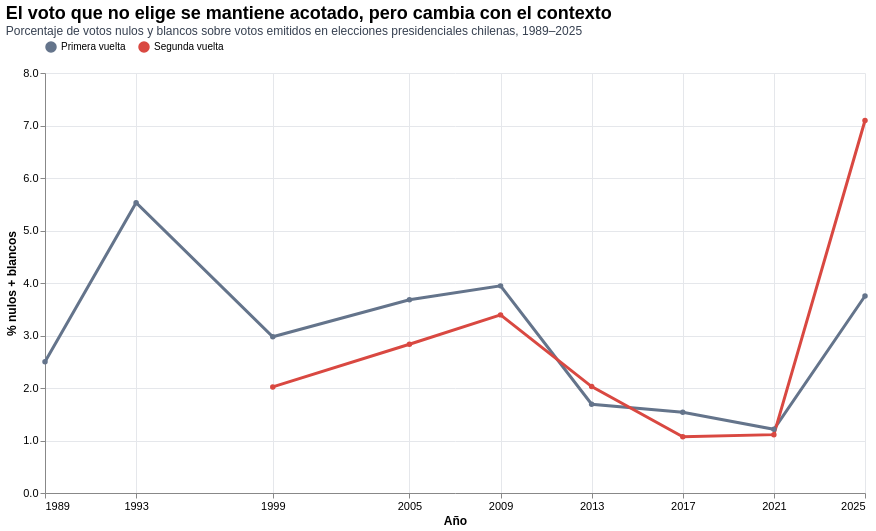

Notebook code cell kept with this figure:
### Code cell
nacional_grafico = nacional.copy()

nacional_grafico["anio"] = pd.to_numeric(nacional_grafico["anio"], errors="coerce")
nacional_grafico["vuelta"] = pd.to_numeric(nacional_grafico["vuelta"], errors="coerce")
nacional_grafico["pct_nulos_blancos"] = pd.to_numeric(nacional_grafico["pct_nulos_blancos"], errors="coerce")

nacional_grafico["vuelta_label"] = nacional_grafico["vuelta"].map({
    1: "Primera vuelta",
    2: "Segunda vuelta"
})

nacional_grafico = nacional_grafico.dropna(subset=["anio", "vuelta", "pct_nulos_blancos", "vuelta_label"])
nacional_grafico = nacional_grafico.sort_values(["vuelta", "anio"])

grafico_1 = alt.Chart(nacional_grafico).mark_line(
    point=True,
    strokeWidth=3
).encode(
    x=alt.X(
        "anio:Q",
        title="Año",
        scale=alt.Scale(domain=[1989, 2025]),
        axis=alt.Axis(
            values=[1989, 1993, 1999, 2005, 2009, 2013, 2017, 2021, 2025],
            format="d",
            labelAngle=0
        )
    ),
    y=alt.Y(
        "pct_nulos_blancos:Q",
        title="% nulos + blancos",
        axis=alt.Axis(format=".1f")
    ),
    color=alt.Color(
        "vuelta_label:N",
        title=None,
        scale=alt.Scale(
            domain=["Primera vuelta", "Segunda vuelta"],
            range=["#64748b", "#d94841"]
        )
    ),
    detail="vuelta_label:N",
    tooltip=[
        alt.Tooltip("anio:Q", title="Año", format="d"),
        alt.Tooltip("vuelta_label:N", title="Vuelta"),
        alt.Tooltip("pct_nulos_blancos:Q", title="% nulos + blancos", format=".2f"),
        alt.Tooltip("nulos_blancos_total:Q", title="Nulos + blancos", format=","),
        alt.Tooltip("votos_emitidos:Q", title="Votos emitidos", format=",")
    ]
).properties(
    title={
        "text": "El voto que no elige se mantiene acotado, pero cambia con el contexto",
        "subtitle": "Porcentaje de votos nulos y blancos sobre votos emitidos en elecciones presidenciales chilenas, 1989–2025",
        "anchor": "start",
        "fontSize": 18,
        "subtitleFontSize": 12,
        "subtitleColor": "#374151"
    },
    width=820,
    height=420
).configure_view(
    strokeWidth=0
).configure_axis(
    gridColor="#e5e7eb",
    labelFontSize=11,
    titleFontSize=12
).configure_legend(
    orient="top",
    title=None
)

grafico_1

### Figure 1 — Vega-Lite specification as saved in the notebook (floating-point values rounded to 4 significant figures)
{"config": {"view": {"continuousWidth": 300, "continuousHeight": 300, "strokeWidth": 0}, "axis": {"gridColor": "#e5e7eb", "labelFontSize": 11, "titleFontSize": 12}, "legend": {"orient": "top", "title": null}}, "data": {"name": "data-6b8778b4f776627fcb870814322b6742"}, "mark": {"type": "line", "point": true, "strokeWidth": 3}, "encoding": {"color": {"field": "vuelta_label", "scale": {"domain": ["Primera vuelta", "Segunda vuelta"], "range": ["#64748b", "#d94841"]}, "title": null, "type": "nominal"}, "detail": {"field": "vuelta_label", "type": "nominal"}, "tooltip": [{"field": "anio", "format": "d", "title": "Año", "type": "quantitative"}, {"field": "vuelta_label", "title": "Vuelta", "type": "nominal"}, {"field": "pct_nulos_blancos", "format": ".2f", "title": "% nulos + blancos", "type": "quantitative"}, {"field": "nulos_blancos_total", "format": ",", "title": "Nulos + blancos", "type": "quantitative"}, {"field": "votos_emitidos", "format": ",", "title": "Votos emitidos", "type": "quantitative"}], "x": {"axis": {"format": "d", "labelAngle": 0, "values": [1989, 1993, 1999, 2005, 2009, 2013, 2017, 2021, 2025]}, "field": "anio", "scale": {"domain": [1989, 2025]}, "title": "Año", "type": "quantitative"}, "y": {"axis": {"format": ".1f"}, "field": "pct_nulos_blancos", "title": "% nulos + blancos", "type": "quantitative"}}, "height": 420, "title": {"text": "El voto que no elige se mantiene acotado, pero cambia con el contexto", "subtitle": "Porcentaje de votos nulos y blancos sobre votos emitidos en elecciones presidenciales chilenas, 1989–2025", "anchor": "start", "fontSize": 18, "subtitleFontSize": 12, "subtitleColor": "#374151"}, "width": 820, "$schema": "https://vega.github.io/schema/vega-lite/v5.20.1.json", "datasets": {"data-6b8778b4f776627fcb870814322b6742": [{"eleccion_id": "1989_1", "anio": 1989, "vuelta": 1, "tipo": "Primera vuelta", "votos_candidaturas": 6979859, "nulos_total": 103631, "blancos_total": 75237, "factor_duplicacion_detectado": 1, "votos_emitidos": 7158727, "nulos_blancos_total": 178868, "pct_nulos": 1.448, "pct_blancos": 1.051, "pct_nulos_blancos": 2.499, "vuelta_label": "Primera vuelta"}, {"eleccion_id": "1993_1", "anio": 1993, "vuelta": 1, "tipo": "Primera vuelta", "votos_candidaturas": 6974947, "nulos_total": 271389, "blancos_total": 136950, "factor_duplicacion_detectado": 2, "votos_emitidos": 7383286, "nulos_blancos_total": 408339, "pct_nulos": 3.676, "pct_blancos": 1.855, "pct_nulos_blancos": 5.531, "vuelta_label": "Primera vuelta"}, {"eleccion_id": "1999_1", "anio": 1999, "vuelta": 1, "tipo": "Primera vuelta", "votos_candidaturas": 7055116, "nulos_total": 159465, "blancos_total": 56991, "factor_duplicacion_detectado": 2, "votos_emitidos": 7271572, "nulos_blancos_total": 216456, "pct_nulos": 2.193, "pct_blancos": 0.7838, "pct_nulos_blancos": 2.977, "vuelta_label": "Primera vuelta"}, {"eleccion_id": "2005_1", "anio": 2005, "vuelta": 1, "tipo": "Primera vuelta", "votos_candidaturas": 6942041, "nulos_total": 180485, "blancos_total": 84752, "factor_duplicacion_detectado": 1, "votos_emitidos": 7207278, "nulos_blancos_total": 265237, "pct_nulos": 2.504, "pct_blancos": 1.176, "pct_nulos_blancos": 3.68, "vuelta_label": "Primera vuelta"}, {"eleccion_id": "2009_1", "anio": 2009, "vuelta": 1, "tipo": "Primera vuelta", "votos_candidaturas": 6977544, "nulos_total": 200420, "blancos_total": 86172, "factor_duplicacion_detectado": 2, "votos_emitidos": 7264136, "nulos_blancos_total": 286592, "pct_nulos": 2.759, "pct_blancos": 1.186, "pct_nulos_blancos": 3.945, "vuelta_label": "Primera vuelta"}, {"eleccion_id": "2013_1", "anio": 2013, "vuelta": 1, "tipo": "Primera vuelta", "votos_candidaturas": 6585808, "nulos_total": 66935, "blancos_total": 46268, "factor_duplicacion_detectado": 1, "votos_emitidos": 6699011, "nulos_blancos_total": 113203, "pct_nulos": 0.9992, "pct_blancos": 0.6907, "pct_nulos_blancos": 1.69, "vuelta_label": "Primera vuelta"}, {"eleccion_id": "2017_1", "anio": 2017, "vuelta": 1, "tipo": "Primera vuelta", "votos_candidaturas": 6600280, "nulos_total": 64504, "blancos_total": 38543, "factor_duplicacion_detectado": 1, "votos_emitidos": 6703327, "nulos_blancos_total": 103047, "pct_nulos": 0.9623, "pct_blancos": 0.575, "pct_nulos_blancos": 1.537, "vuelta_label": "Primera vuelta"}, {"eleccion_id": "2021_1", "anio": 2021, "vuelta": 1, "tipo": "Primera vuelta", "votos_candidaturas": 6994533, "nulos_total": 55480, "blancos_total": 30493, "factor_duplicacion_detectado": 2, "votos_emitidos": 7080506, "nulos_blancos_total": 85973, "pct_nulos": 0.7836, "pct_blancos": 0.4307, "pct_nulos_blancos": 1.214, "vuelta_label": "Primera vuelta"}, {"eleccion_id": "2025_1", "anio": 2025, "vuelta": 1, "tipo": "Primera vuelta", "votos_candidaturas": 12911241, "nulos_total": 361403, "blancos_total": 141989, "factor_duplicacion_detectado": 2, "votos_emitidos": 13414633, "nulos_blancos_total": 503392, "pct_nulos": 2.694, "pct_blancos": 1.058, "pct_nulos_blancos": 3.753, "vuelta_label": "Primera vuelta"}, {"eleccion_id": "1999_2", "anio": 1999, "vuelta": 2, "tipo": "Segunda vuelta", "votos_candidaturas": 7178727, "nulos_total": 103351, "blancos_total": 44675, "factor_duplicacion_detectado": 1, "votos_emitidos": 7326753, "nulos_blancos_total": 148026, "pct_nulos": 1.411, "pct_blancos": 0.6098, "pct_nulos_blancos": 2.02, "vuelta_label": "Segunda vuelta"}, {"eleccion_id": "2005_2", "anio": 2005, "vuelta": 2, "tipo": "Segunda vuelta", "votos_candidaturas": 6959413, "nulos_total": 154972, "blancos_total": 47960, "factor_duplicacion_detectado": 1, "votos_emitidos": 7162345, "nulos_blancos_total": 202932, "pct_nulos": 2.164, "pct_blancos": 0.6696, "pct_nulos_blancos": 2.833, "vuelta_label": "Segunda vuelta"}, {"eleccion_id": "2009_2", "anio": 2009, "vuelta": 2, "tipo": "Segunda vuelta", "votos_candidaturas": 6958972, "nulos_total": 189490, "blancos_total": 54909, "factor_duplicacion_detectado": 2, "votos_emitidos": 7203371, "nulos_blancos_total": 244399, "pct_nulos": 2.631, "pct_blancos": 0.7623, "pct_nulos_blancos": 3.393, "vuelta_label": "Segunda vuelta"}, {"eleccion_id": "2013_2", "anio": 2013, "vuelta": 2, "tipo": "Segunda vuelta", "votos_candidaturas": 5582270, "nulos_total": 82916, "blancos_total": 32565, "factor_duplicacion_detectado": 1, "votos_emitidos": 5697751, "nulos_blancos_total": 115481, "pct_nulos": 1.455, "pct_blancos": 0.5715, "pct_nulos_blancos": 2.027, "vuelta_label": "Segunda vuelta"}, {"eleccion_id": "2017_2", "anio": 2017, "vuelta": 2, "tipo": "Segunda vuelta", "votos_candidaturas": 6957546, "nulos_total": 56440, "blancos_total": 18892, "factor_duplicacion_detectado": 1, "votos_emitidos": 7032878, "nulos_blancos_total": 75332, "pct_nulos": 0.8025, "pct_blancos": 0.2686, "pct_nulos_blancos": 1.071, "vuelta_label": "Segunda vuelta"}, {"eleccion_id": "2021_2", "anio": 2021, "vuelta": 2, "tipo": "Segunda vuelta", "votos_candidaturas": 8237185, "nulos_total": 68616, "blancos_total": 23972, "factor_duplicacion_detectado": 2, "votos_emitidos": 8329773, "nulos_blancos_total": 92588, "pct_nulos": 0.8237, "pct_blancos": 0.2878, "pct_nulos_blancos": 1.112, "vuelta_label": "Segunda vuelta"}, {"eleccion_id": "2025_2", "anio": 2025, "vuelta": 2, "tipo": "Segunda vuelta", "votos_candidaturas": 12427608, "nulos_total": 783816, "blancos_total": 165344, "factor_duplicacion_detectado": 2, "votos_emitidos": 13376768, "nulos_blancos_total": 949160, "pct_nulos": 5.86, "pct_blancos": 1.236, "pct_nulos_blancos": 7.096, "vuelta_label": "Segunda vuelta"}]}}
